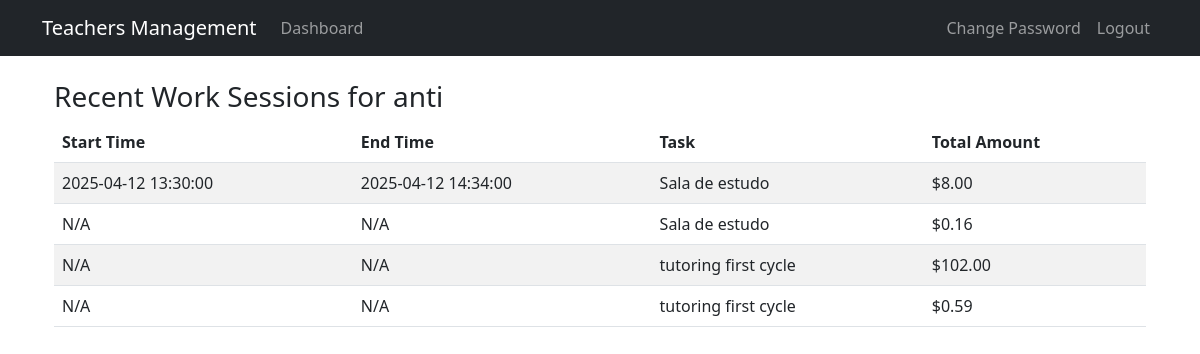
/dashboard/dashboard/recent-work-sessions/1/ (signed in), run on an earlier commit of the app's database.
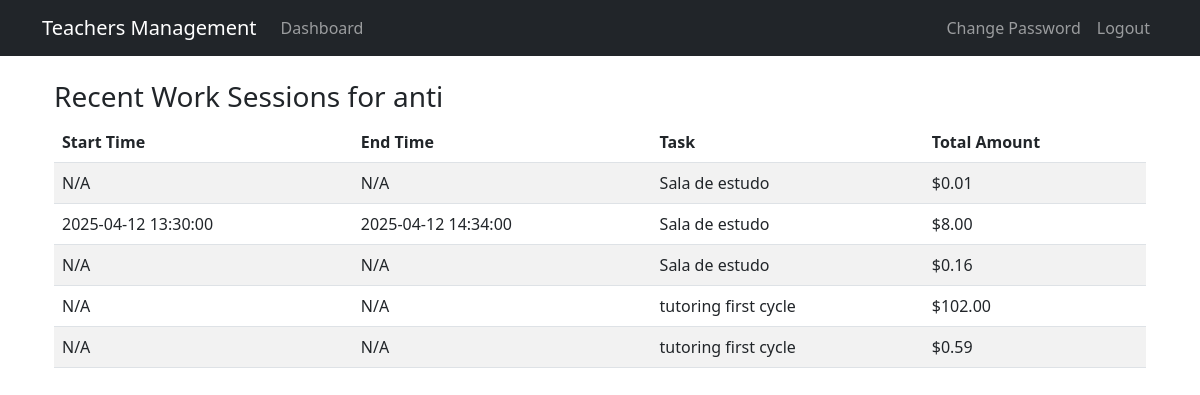
And on a later commit of the database.
### teachers_app/models.py (models this page shows, shortened)
class WorkSession(models.Model):
    ENTRY_TYPE_CHOICES = [
        ('manual', 'Manual Hours Input'),
        ('clock', 'Clock In/Out'),
        ('time_range', 'Time Range'),
    ]
    teacher = models.ForeignKey(Teacher, on_delete=models.CASCADE)
    task = models.ForeignKey(Task, on_delete=models.CASCADE)
    entry_type = models.CharField(max_length=10, choices=ENTRY_TYPE_CHOICES)
    manual_hours = models.DecimalField(max_digits=5, decimal_places=2, null=True, blank=True)
    clock_in = models.DateTimeField(null=True, blank=True)
    clock_out = models.DateTimeField(null=True, blank=True)
    start_time = models.DateTimeField(null=True, blank=True)
    end_time = models.DateTimeField(null=True, blank=True)
    created_at = models.DateTimeField(auto_now_add=True)
    total_amount = models.DecimalField(max_digits=10, decimal_places=2, null=True, blank=True)
    def __str__(self):
        if self.entry_type == 'manual':
            return f"{self.teacher} - {self.task} - {self.manual_hours} hours"
        elif self.entry_type == 'time_range':
            return f"{self.teacher} - {self.task} - {self.start_time} to {self.end_time}"
        return f"{self.teacher} - {self.task} - {self.clock_in} to {self.clock_out}"

class Task(models.Model):
    name = models.CharField(max_length=100)
    hourly_rate = models.DecimalField(max_digits=10, decimal_places=2)
    description = models.TextField(blank=True)
    created_at = models.DateTimeField(auto_now_add=True)
    updated_at = models.DateTimeField(auto_now=True)
    def __str__(self):
        return f"{self.name} (${self.hourly_rate}/hour)"

### teachers_app/views.py (the view)
# urls.py: path('dashboard/recent-work-sessions/<int:teacher_id>/', views.recent_work_sessions, name='recent_work_sessions'),
@login_required
@user_passes_test(lambda u: u.is_superuser or u.is_teacher)  # Allow both roles to access
def recent_work_sessions(request, teacher_id=None):
    if not request.user.is_superuser:
        teacher = get_object_or_404(Teacher, user=request.user)
    else:
        teacher = get_object_or_404(Teacher, id=teacher_id)
    work_sessions = WorkSession.objects.filter(teacher=teacher).order_by('-created_at')[:10]
    print(f"Teacher: {teacher}")
    print(f"Work Sessions: {work_sessions}")
    context = {
        'teacher': teacher,
        'work_sessions': work_sessions,
    }
    return render(request, 'recent_work_sessions.html', context)

### teachers_app/models.py (called while the page is built)
    def __str__(self):
        return f"{self.user.username} - {self.subjects}" if self.subjects else self.user.username

### templates/recent_work_sessions.html (shortened to what this page needs)
{% extends 'base.html' %}
{% block content %}
<div class="container">
    <h3>Recent Work Sessions for {{ teacher.user.username }}</h3>
    {% if work_sessions %}
    <table class="table table-striped">
        <thead>
        <tr>
            <th>Start Time</th>
            <th>End Time</th>
            <th>Task</th>
            <th>Total Amount</th>
        </tr>
        </thead>
        <tbody>
        {% for session in work_sessions %}
        <tr>
            <td>
                {% if session.start_time %}
                {{ session.start_time|date:"Y-m-d H:i:s" }}
                {% else %}
                N/A
                {% endif %}
            </td>
            <td>
                {% if session.end_time %}
                {{ session.end_time|date:"Y-m-d H:i:s" }}
                {% else %}
                N/A
                {% endif %}
            </td>
            <td>{{ session.task.name }}</td>
            <td>${{ session.total_amount }}</td>
        </tr>
        {% endfor %}
        </tbody>
    </table>
    {% else %}
    <p>No recent work sessions found.</p>
    {% endif %}
</div>
{% endblock %}

What changed in the data, as far as the page shows it:
added WorkSession: shows "N/A", task.name "Sala de estudo", total_amount "0.01"
